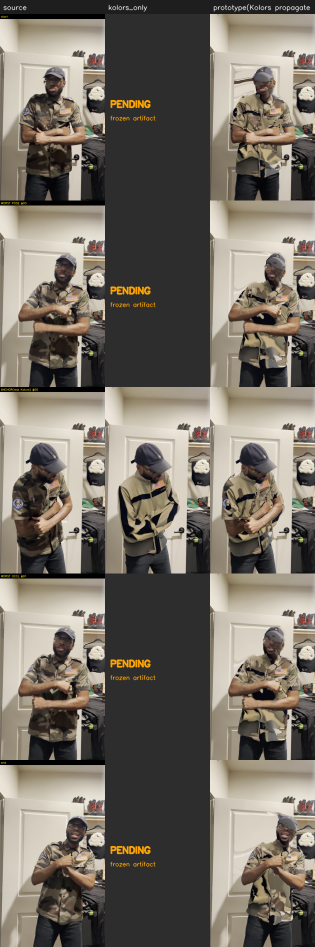
#> input picture workers/warp_worker/artifacts/stage_a_kolors/stage_a_grid.png, 630 x 1893 px, given in place of frame_-0055.png, which was not available (shown at 1/2 size)
$ python stage_a.py --source artifacts/stage_a_kolors/stage_a_grid.png --kolors-anchor artifacts/oneshot_2s_arm_cross/review_grid.png --anchor-index 5 --out-heavy out.png --out-artifacts out.png
#> lines starting #> are read from the running program, lines starting #| are printed output that depends on the picture; pictures that were not available may be replaced by others from this repository, and a replacement may not be noted
### workers/warp_worker/frameio.py
"""Frame + artifact I/O (needs numpy + cv2).

The canonical benchmark frames are 16-bit ``rgb48be`` PNG at 2160x3840. CPU dense
flow at that resolution is intractable, so the prototype loads at a working
width (default 540) as 8-bit BGR. This is a PROTOTYPE-scale decision, recorded in
the repro metadata; a production GPU worker runs full-res through the identical
interfaces.
"""
from __future__ import annotations

import glob
import os
from typing import List, Optional, Tuple

import cv2
import numpy as np


def frame_path(directory: str, index: int, pad: int = 5) -> str:
    return os.path.join(directory, f"frame_{index:0{pad}d}.png")


def list_frames(directory: str) -> List[str]:
    return sorted(glob.glob(os.path.join(directory, "frame_*.png")))


def load_bgr(path: str, work_width: Optional[int] = None) -> np.ndarray:
    """Load a frame as 8-bit BGR, optionally downscaled to ``work_width``.
    Handles 16-bit source (quantizes 16->8, which is a bit-depth reduction, not a
    gamma change — matching the benchmark's colour note)."""
#> called with work_width = 480
    img = cv2.imread(path, cv2.IMREAD_UNCHANGED)
#> img is the input picture: shape (1893, 630, 3); mean B, G, R 100.9, 110.7, 117.4
    if img is None:
        raise FileNotFoundError(f"cannot read frame: {path}")
    if img.dtype == np.uint16:
        img = (img / 257.0).round().astype(np.uint8)
    if img.ndim == 2:
        img = cv2.cvtColor(img, cv2.COLOR_GRAY2BGR)
    elif img.shape[2] == 4:
        img = cv2.cvtColor(img, cv2.COLOR_BGRA2BGR)
    if work_width and img.shape[1] != work_width:
        h, w = img.shape[:2]
#> h = 1893; w = 630
        scale = work_width / w
#> scale = 0.762
        img = cv2.resize(img, (work_width, max(1, round(h * scale))), interpolation=cv2.INTER_AREA)
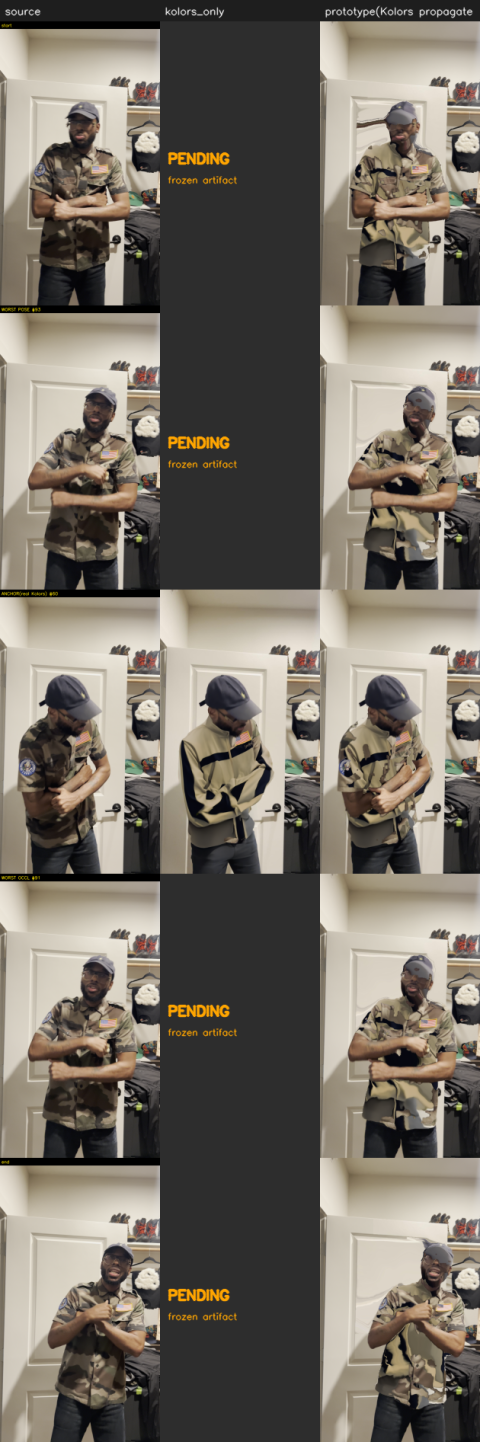
#> img: shape (1442, 480, 3); mean B, G, R 100.9, 110.7, 117.4
    return img


def load_gray(path: str, work_width: Optional[int] = None) -> np.ndarray:
    return cv2.cvtColor(load_bgr(path, work_width), cv2.COLOR_BGR2GRAY)


# [6 lines left out: function save_bgr, not called in this run]


def save_gray(path: str, img: np.ndarray) -> str:
    return save_bgr(path, img)


# [4 lines left out: function save_flow, not called in this run]


def load_flow(path: str) -> np.ndarray:
    return np.load(path)


def ensure_dir(path: str) -> str:
    os.makedirs(path, exist_ok=True)
    return path

### workers/warp_worker/stage_a.py
"""STAGE A — real Kolors base, real masks, NO Grok yet.

Staged garment-transfer experiment, step A (see the stakeholder review gate). The
question: **does the propagation/composite machinery hold on REAL Kolors output,
with garment fidelity still intentionally blank?**

HONEST INPUT REALITY (checked against the frozen canonical set
`/Volumes/T7/AVT VIDEO CLIPS/benchmark_frozen_2026-08-01/`): that set is
SINGLE-FRAME — one real Kolors keyframe at frame 134, one Grok anchor, one source
frame. There is **no per-frame Kolors base sequence** and **no SAM masks** in it.
So Stage A as literally specified ("real Kolors per-frame base + real SAM masks")
cannot be run from the frozen inputs. This script runs the maximal HONEST Stage A
the frozen set supports:

  * anchor = the ONE real Kolors keyframe (frame 134) — real Kolors pixels replace
    the source-garment stand-in;
  * propagate it bidirectionally across a window centred on 134 onto the REAL
    source frames, via the same DIS flow + warp + composite stack;
  * measure temporal stability / flicker / edge-halo / re-anchor, PLUS the
    distance-from-anchor decay (a single anchor's reach — i.e. the real re-anchor
    cadence question);
  * masks are the coarse heuristic prototype masks — real SAM is BLOCKED and
    flagged, never faked.

STOP after this stage. Grok is not touched.
"""
from __future__ import annotations

import argparse
import json
import os
from dataclasses import dataclass
from typing import List, Optional, Tuple

import cv2
import numpy as np

from . import __version__
from .composite import composite_frame, edge_halo_metric
from .flow import make_flow_engine, compute_consistency, region_confidence
from .frameio import ensure_dir, frame_path, load_bgr, save_bgr
from .masks import derive_heuristic
from .qa import build_sidebyside, identity_drift_outside, temporal_diff
from .warp import chain_flow, compose_flow, remap_by_flow, warp_anchor


def parse_args(argv=None):
    p = argparse.ArgumentParser(description="Stage A: real Kolors single-anchor propagation (no Grok)")
    p.add_argument("--source", required=True, help="dir of source frame_%05d.png (benchmark frames)")
    p.add_argument("--kolors-anchor", required=True, help="frozen real Kolors keyframe image")
    p.add_argument("--anchor-index", type=int, required=True, help="SOURCE frame index of the Kolors keyframe")
    p.add_argument("--half-window", type=int, default=60, help="frames each side of the anchor")
    p.add_argument("--work-width", type=int, default=480)
    p.add_argument("--fb-tol", type=float, default=1.5)
    p.add_argument("--residual-scale", type=float, default=8.0,
                   help="round-trip px residual mapping to confidence=0 (single-anchor reach)")
    p.add_argument("--out-heavy", required=True)
    p.add_argument("--out-artifacts", required=True)
    return p.parse_args(argv)


def main(argv=None) -> int:
    a = parse_args(argv)
    A = a.anchor_index
    lo, hi = A - a.half_window, A + a.half_window
    indices = list(range(lo, hi + 1))
    n = len(indices)
    a_local = indices.index(A)
    heavy = ensure_dir(a.out_heavy)
    art = ensure_dir(a.out_artifacts)
    comp_dir = ensure_dir(os.path.join(heavy, "composite"))

    print(f"[stageA] window {lo}..{hi} ({n} frames), anchor SOURCE #{A} = local #{a_local}")
    print("[load] source frames + real Kolors anchor ...")
    src = [load_bgr(frame_path(a.source, i), a.work_width) for i in indices]
#> call 2 of load_bgr, with work_width = 480
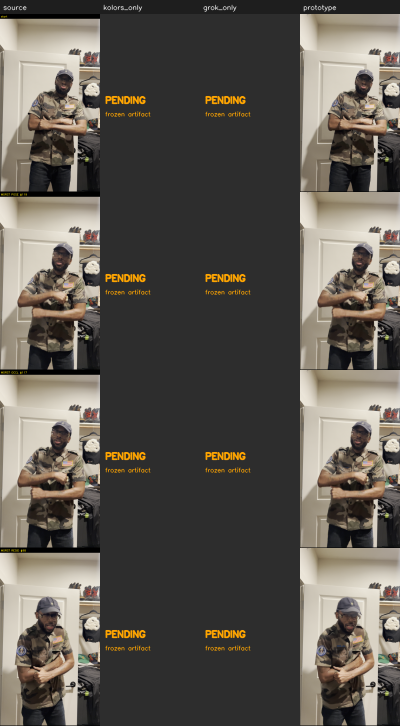
#> input picture workers/warp_worker/artifacts/oneshot_2s_arm_cross/review_grid.png, 800 x 1452 px, given in place of frame_-0054.png, which was not available (shown at 1/2 size)
#> in load_bgr, img is the input picture: shape (1452, 800, 3); mean B, G, R 81.4, 88.7, 93.7
#> in load_bgr (call 2), `img = cv2.resize(img, (work_width, max(1, round(h * scale))), interpol..`:
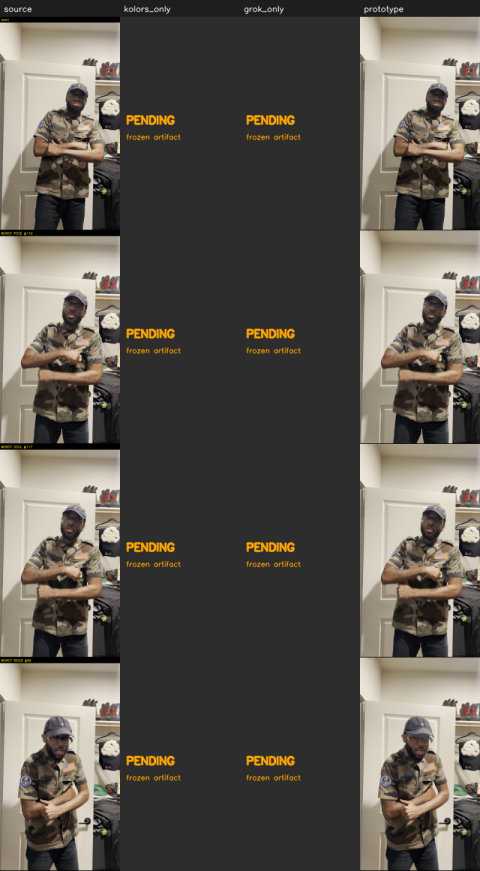
#> img: shape (871, 480, 3); mean B, G, R 81.4, 88.7, 93.7
    H, W = src[0].shape[:2]
    kolors = load_bgr(a.kolors_anchor, a.work_width)
    if kolors.shape[:2] != (H, W):
        kolors = cv2.resize(kolors, (W, H), interpolation=cv2.INTER_AREA)
    src_gray = [cv2.cvtColor(s, cv2.COLOR_BGR2GRAY) for s in src]

    # --- per-step flow + consistency (real DIS) ---
    print("[flow] per-step fwd/bwd dense flow ...")
    engine = make_flow_engine("opencv-dis-medium")
    step_fwd: List[Optional[np.ndarray]] = [None] * n   # k -> k+1
    step_bwd: List[Optional[np.ndarray]] = [None] * n   # k -> k-1
    conf_at: List[np.ndarray] = [np.ones((H, W), np.float32) for _ in range(n)]
    for k in range(n - 1):
        cons = compute_consistency(engine, src_gray[k], src_gray[k + 1], a.fb_tol)
        step_fwd[k] = cons.flow_fwd
        step_bwd[k + 1] = cons.flow_bwd
        conf_at[k + 1] = cons.confidence

    print("[masks] heuristic region masks (SAM BLOCKED) ...")
    mask_sets = [derive_heuristic(s) for s in src]

    # --- single-anchor bidirectional propagation of the REAL Kolors garment ---
    print("[propagate] warp real Kolors anchor to every frame + round-trip trust ...")
    composites: List[Optional[np.ndarray]] = [None] * n
    per_frame = {}
    prev_c = None
    for k in range(n):
        # cumulative flow k -> A and A -> k (both directions), for warp + round-trip.
        f_k_to_A, f_A_to_k = _bidir_flow(k, a_local, step_fwd, step_bwd)
        warped = warp_anchor(kolors, f_k_to_A)  # Kolors in frame-k geometry
        # round-trip residual = how well k->A->k returns to identity (single-anchor reach).
        conf = _roundtrip_confidence(f_k_to_A, f_A_to_k, mask_sets[k].garment_union((H, W)),
                                     a.residual_scale)
        gmask = mask_sets[k].garment_union((H, W))
        fmask = mask_sets[k].get("hands_arms", (H, W))
        comp = composite_frame(
            source_bgr=src[k], garment_bgr=warped, garment_mask=gmask,
            foreground_mask=fmask, brand_layer_rgba=None, patch_mask=gmask, feather_px=3,
        )
        composites[k] = comp
        save_bgr(os.path.join(comp_dir, f"frame_{k:05d}.png"), comp)
        halo = edge_halo_metric(src[k], comp, gmask)
        iddrift = identity_drift_outside(src[k], comp, gmask)
        flick = 0.0 if prev_c is None else temporal_diff(prev_c, comp, gmask)
        per_frame[k] = {
            "source_index": indices[k], "dist_from_anchor": abs(k - a_local),
            "roundtrip_confidence": round(conf, 4), "edge_halo": round(halo, 3),
            "identity_drift_outside": round(iddrift, 4), "flicker": round(flick, 3),
        }
        prev_c = comp

    # --- gate: where does single-anchor propagation break? ---
    from .gate import Thresholds, plan_reanchors
    from .interfaces import FlowMetrics
    metrics = [FlowMetrics(index=k, confidence=per_frame[k]["roundtrip_confidence"]) for k in range(n)]
    gate = plan_reanchors(metrics, existing_keyframes=[a_local], t=Thresholds())
    reach = _anchor_reach(per_frame, a_local, Thresholds().min_confidence)

    # --- QA + scorecard ---
    print("[qa] scorecard + side-by-side ...")
    result = _scorecard(src, composites, mask_sets, per_frame, gate, reach, a_local, (H, W))
    # side-by-side hard frames: anchor + worst pose + worst occlusion + ends
    from .review import source_motion_timeline, skin_occlusion_timeline
    motion = source_motion_timeline(src)
    occ = skin_occlusion_timeline(src)
    worst_pose = int(np.argmax(motion))
    worst_occ = int(np.argmax(occ))
    hard = _dedup([(0, "start"), (worst_pose, f"WORST POSE #{worst_pose}"),
                   (a_local, f"ANCHOR(real Kolors) #{a_local}"),
                   (worst_occ, f"WORST OCCL #{worst_occ}"), (n - 1, "end")])
    rows = []
    for idx, lab in hard:
        s = src[idx].copy()
        cv2.rectangle(s, (0, 0), (s.shape[1], 22), (0, 0, 0), -1)
        cv2.putText(s, lab[:34], (4, 16), cv2.FONT_HERSHEY_SIMPLEX, 0.42, (0, 230, 255), 1, cv2.LINE_AA)
        rows.append({
            "source": s,
            "kolors_only": (kolors if idx == a_local else None),  # real Kolors ONLY at anchor
            "prototype(Kolors propagated)": composites[idx],
        })
    build_sidebyside(rows, ["source", "kolors_only", "prototype(Kolors propagated)"],
                     os.path.join(art, "stage_a_grid.png"), tile_w=210)

    with open(os.path.join(art, "stage_a_per_frame.json"), "w") as f:
        json.dump(per_frame, f, indent=2)
    with open(os.path.join(art, "stage_a_result.json"), "w") as f:
        json.dump(result, f, indent=2)
    _write_report(os.path.join(art, "STAGE_A.md"), result, per_frame, a_local, indices, A)
    print(f"[stageA] anchor reach (conf>=0.6): +/-{reach} frames; gate reanchor count={len(gate.reanchor_at)}")
    print(f"[stageA] scorecard: {json.dumps(result['scorecard'], indent=0)}")
    print(f"[done] artifacts -> {art}")
    return 0


# --- flow helpers ------------------------------------------------------------

# [164 lines left out: functions _bidir_flow, _roundtrip_confidence, _anchor_reach, _scorecard, _dedup, _write_report, not called in this run]


if __name__ == "__main__":
#> (the run stopped early here; a loop or call above may not have finished)
